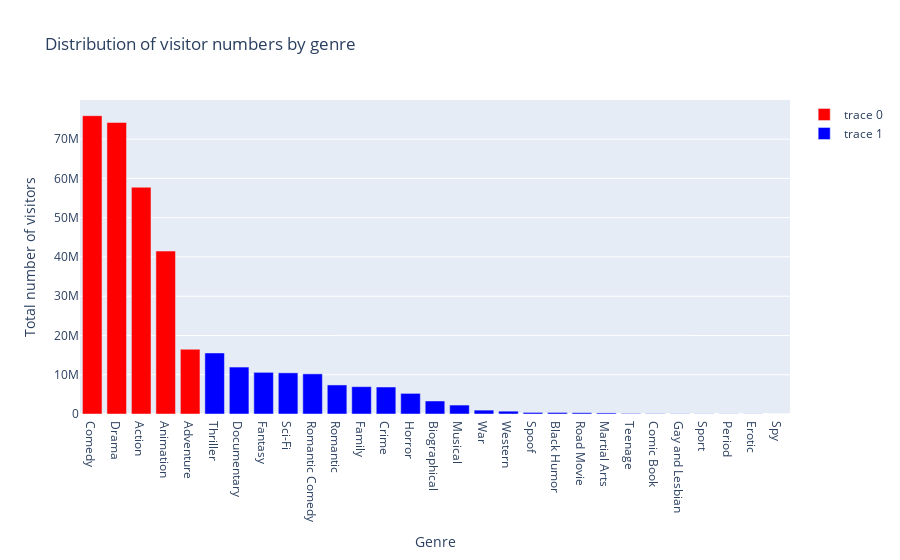

Notebook code for this chart:
### Markdown cell above
#### 2.3.6 The top 5 genres, which have been visited most often

### Code cell
# Daten nach Genre gruppieren und die Summe der Besucherzahlen berechnen
df_genre = df_clean.groupby('Genre')['Besucherzahlen'].sum()

# Nach Besucherzahlen sortieren
df_genre = df_genre.sort_values(ascending=False)

# Top 5 Genres und Rest separat auswählen
top_genres = df_genre[:5]
other_genres = df_genre[5:]

# Balken für Top 5 Genres hinzufügen
fig = go.Figure()
fig.add_trace(go.Bar(
    x=top_genres.index,
    y=top_genres,
    marker=dict(color='red')
))

# Balken für Restliche Genres hinzufügen
fig.add_trace(go.Bar(
    x=other_genres.index,
    y=other_genres,
    marker=dict(color='blue')
))

# Beschriftungen
fig.update_layout(
    xaxis=dict(title='Genre'),
    yaxis=dict(title='Total number of visitors'),
    title='Distribution of visitor numbers by genre'
)

# Diagramm anzeigen
fig.show()

### Figure 1 — Plotly figure (JSON) as saved in the notebook; plotly's stock layout.template omitted (floating-point values rounded to 4 significant figures)
{"data": [{"marker": {"color": "red"}, "type": "bar", "x": ["Comedy", "Drama", "Action", "Animation", "Adventure"], "y": [75964478, 74243320, 57750626, 41491573, 16491367]}, {"marker": {"color": "blue"}, "type": "bar", "x": ["Thriller", "Documentary", "Fantasy", "Sci-Fi", "Romantic Comedy", "Romantic", "Family", "Crime", "Horror", "Biographical", "Musical", "War", "Western", "Spoof", "Black Humor", "Road Movie", "Martial Arts", "Teenage", "Comic Book", "Gay and Lesbian", "Sport", "Period", "Erotic", "Spy"], "y": [15538327, 11955776, 10606240, 10480491, 10218519, 7397343, 6959265, 6875796, 5249866, 3316416, 2277936, 988171, 720509, 403920, 396724, 328905, 269022, 135585, 75519, 59283, 44523, 35946, 34221, 5635]}], "layout": {"title": {"text": "Distribution of visitor numbers by genre"}, "xaxis": {"title": {"text": "Genre"}}, "yaxis": {"title": {"text": "Total number of visitors"}}}}
